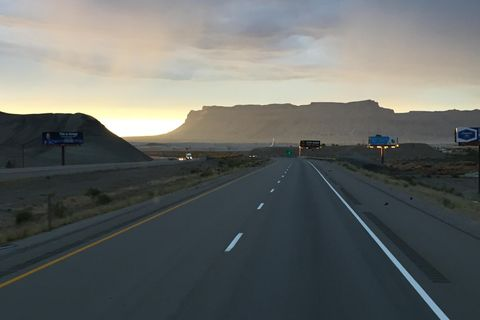
#> input picture road1.JPG, 480 x 320 px, found by its file name
$ python lane_detection_RGB.py
#> lines starting #> are read from the running program, lines starting #| are printed output that depends on the picture; after the words box and inside, x2 and y2 are one past the last pixel; in counts of white or black regions, pixels touching at a corner belong together
import cv2
import numpy as np

def roi(img, square, color3=(255,255,255), color1=255):

    mask = np.zeros_like(img)   #same size with img and set no data

    if len(img.shape) > 2:  #if img with 3ch
        color = color3
    else:                   #if img with 1ch
        color = color1

    cv2.fillPoly(mask, square, color)

    roi_image = cv2.bitwise_and(img, mask)
    #cv2.imshow('roi_image', roi_image)
    return roi_image

def mark_img(img, blue_threshold=200, green_threshold=200, red_threshold=200):

    bgr_thresholds = [blue_threshold, green_threshold, red_threshold]

    thresholds = (img[:,:,0] < bgr_thresholds[0]) |\
                 (img[:,:,1] < bgr_thresholds[1]) |\
                 (img[:,:,2] < bgr_thresholds[2])
    np_img[thresholds] = [0, 0, 0]

    return np_img

img = cv2.imread('road1.jpg')
#> img is the input picture: shape (320, 480, 3); mean B, G, R 102.5, 104.8, 101.5
height, width = img.shape[:2]
#> height = 320; width = 480

square = np.array([[(0,height),(0, height/2), (width, height/2), (width,height)]], dtype=np.int32)
roi_img = roi(img, square)
#> in roi, `cv2.fillPoly(mask, square, color)`:
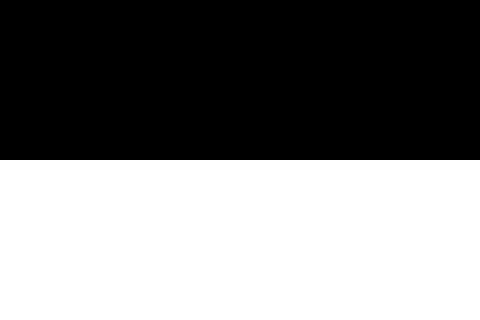
#> mask: shape (320, 480, 3); 50% white; 1 white region, box (x1, y1, x2, y2) and area: (0, 160, 480, 320) 76800
#> in roi, `roi_image = cv2.bitwise_and(img, mask)`:
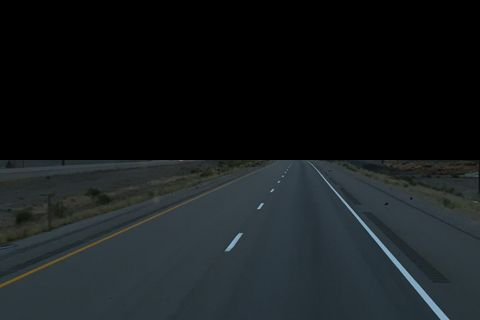
#> roi_image: shape (320, 480, 3); mean B, G, R 29.7, 27.7, 22.9


np_img = np.copy(roi_img)
#cv2.imshow('np_image1', np_img)
#cv2.imshow('roi_image1', roi_img)
np_img = mark_img(np_img)
#> in mark_img, `thresholds = (img[:,:,0] < bgr_thresholds[0]) |\ (img[:,:,1] < bgr_thr..`: thresholds: shape (320, 480) bool; every value is 1
#> in mark_img, `np_img[thresholds] = [0, 0, 0]`: np_img: shape (320, 480, 3); every value is 0
cv2.imshow('np_image2', np_img)

cv2.imshow('roi_white', np_img)
cv2.imshow('result', img)
cv2.waitKey(0)

'''
import cv2
import numpy as np

image = cv2.imread('road.jpg')
np_image = np.copy(image)   #copy image to numpy format

blue_threshold = 200
red_threshold = 200
green_threshold = 200
bgr_threshold = [blue_threshold, green_threshold, red_threshold]

#change black color
thresholds = (image[:,:,0] < bgr_threshold[0]) | \
             (image[:,:,1] < bgr_threshold[1]) | \
             (image[:,:,2] < bgr_threshold[2])
np_image[thresholds] = [0, 0, 0]

### test image list value
# [7 lines of commented-out code are left out]


cv2.imshow('white', np_image)
cv2.imshow('result',image)
cv2.waitKey(0)
'''
